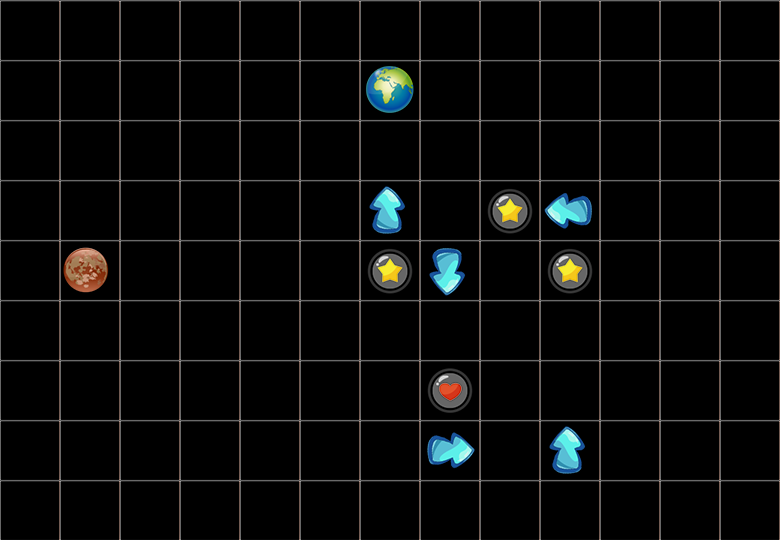

Below is a game level as drawn by its tile map, then a one-line description and the .tmx that defines it (tile-layer data replaced by summaries):
An orthogonal 13x9 tile map with 60x60 px tiles, 2 tile layers (background, items).

<map version="1.0" orientation="orthogonal" renderorder="right-down" width="13" height="9" tilewidth="60" tileheight="60" nextobjectid="1">
 <tileset firstgid="1" name="tileset" tilewidth="60" tileheight="60" tilecount="54" columns="9">
  <image source="tileset.png" width="540" height="360" />
 </tileset>
 <layer name="background" width="13" height="9">
  <data>[117 cells, 117 non-empty, 1 distinct tile ids]</data>
 </layer>
 <layer name="items" width="13" height="9">
  <data>[117 cells, 11 non-empty, 8 distinct tile ids]</data>
 </layer>
</map>
